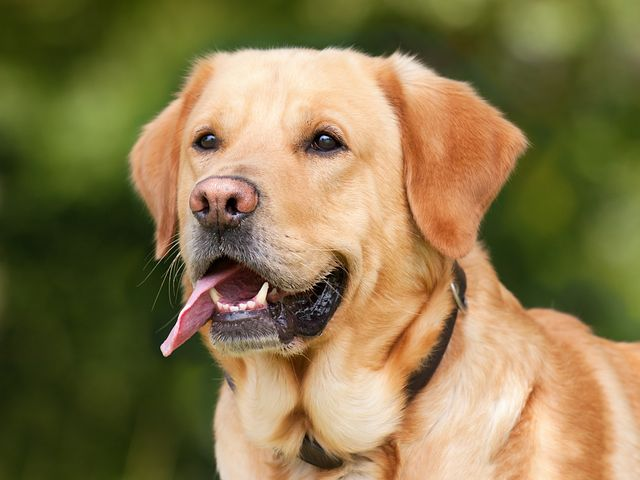
#> input picture lab_4/dog.jpg, 640 x 480 px, found by its file name
$ jupyter execute 4_lab.ipynb
#> lines starting #> are read from the running program, lines starting #| are printed output that depends on the picture
[cell 1]
import numpy as np
import matplotlib.pyplot as plt
import ipympl
import imageio.v3 as iio
import skimage
import cv2 as cv

[cell 2]
img_1 = cv.imread("C:\\Users\ishuk\Desktop\sem 6\\lab\\digital image processing\\4\\dog.jpg")
#> img_1 is the input picture: shape (480, 640, 3); mean B, G, R 76.2, 119.6, 136.3

[cell 3]
plt.imshow(img_1)

[cell 4]
plt.show(img_1)

[cell 5]
img_11=cv.cvtColor(img_1, cv.COLOR_RGB2GRAY)
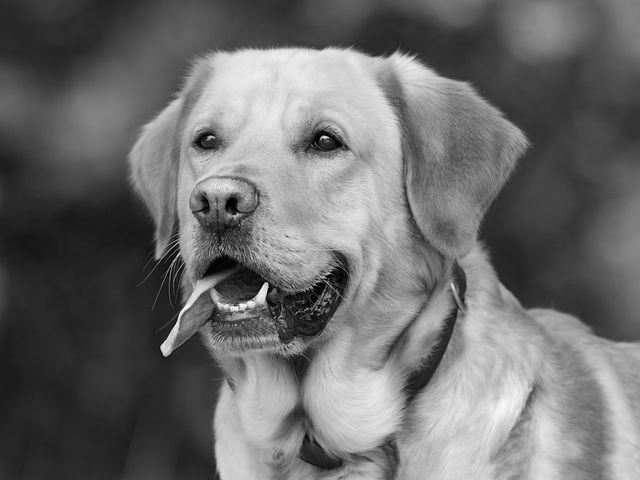
#> img_11: shape (480, 640); min 0, max 253, mean 108.5

[cell 6]
plt.imshow(img_11)

[cell 7]
img_12=cv.equalizeHist(img_11)
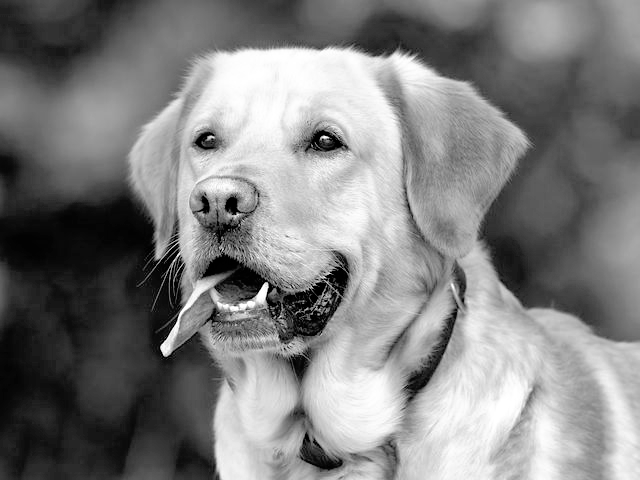
#> img_12: shape (480, 640); min 0, max 255, mean 128.3

[cell 8]
plt.imshow(img_12)

[cell 9]
plt.show(img_12)

[cell 10]
hist = cv.calcHist([img_12],[0],None,[256],[0,256])
#> hist = 256 values, max 4876 at index 34, min 0 at index 5, mean 1200
plt.plot(hist)
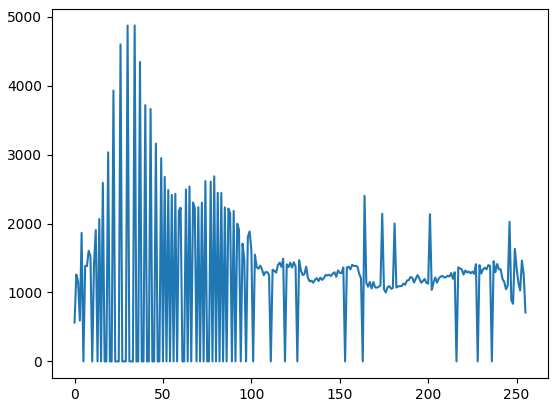
#> figure drawn by matplotlib, 1 panel; curve peaks at x = 34, y = 4876

[cell 11]
plt.stem(hist)
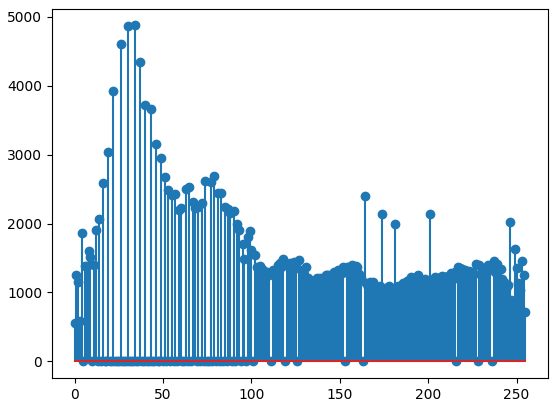
#> figure drawn by matplotlib, 1 panel; curve peaks at x = 34, y = 4876

[cell 12]
# find frequency of pixels in range 0-255
histr = cv.calcHist([img_12],[0],None,[256],[0,256])
#> histr has the same summary as hist

# show the plotting graph of an image
plt.plot(histr)
plt.show(histr)
plt.imshow(histr)
plt.show()
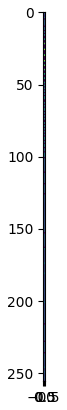
#> figure drawn by matplotlib, 1 panel

[cell 13]
plt.hist(img_12.ravel(),256,[0,256])
plt.show()
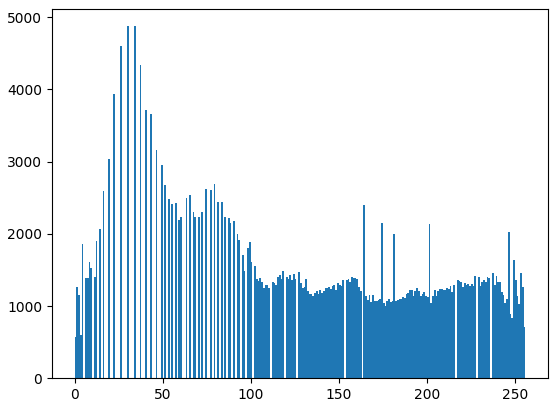
#> figure drawn by matplotlib, 1 panel; tallest bar 4876 high, from x = 34 to 35
